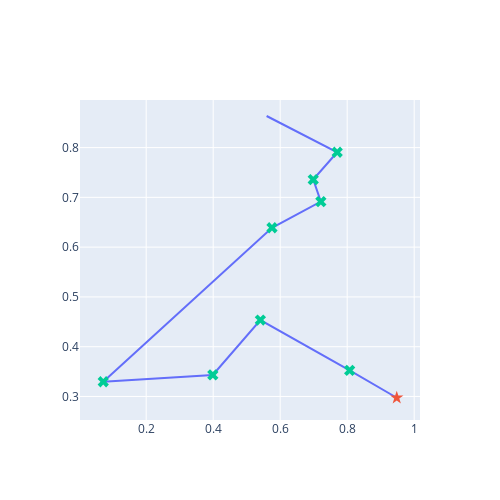

Write notebook code for a chart like this one.
### Code cell
# Test
rg = Generator(PCG64(42069)) # set your own unique seed number
n_cities = 10
cities = simulate_cities(rg, n_cities)
start_time = time.time()  # Record start time
solution, distance = greedy(cities) # new input parameter K
end_time = time.time()  # Record end time
print("best solution:", solution)
print("distance travelled:", distance)
print("Computing time:", end_time - start_time, "seconds")

draw_salesman(solution, cities)

### Figure 1 — Plotly figure (JSON) as saved in the notebook; plotly's stock layout.template omitted (floating-point values rounded to 4 significant figures)
{"data": [{"mode": "lines", "type": "scatter", "x": [0.9479, 0.8073, 0.5409, 0.3989, 0.0718, 0.5755, 0.7213, 0.6986, 0.7702, 0.5594], "y": [0.2974, 0.3523, 0.4535, 0.3432, 0.3295, 0.6389, 0.6914, 0.7357, 0.7906, 0.8635]}, {"marker": {"size": 10, "symbol": "star"}, "mode": "markers", "text": "0", "type": "scatter", "x": [0.9479], "y": [0.2974]}, {"marker": {"size": 10, "symbol": "x"}, "mode": "markers", "text": ["5", "4", "8", "1", "9", "3", "6", "7"], "type": "scatter", "x": [0.8073, 0.5409, 0.3989, 0.0718, 0.5755, 0.7213, 0.6986, 0.7702], "y": [0.3523, 0.4535, 0.3432, 0.3295, 0.6389, 0.6914, 0.7357, 0.7906]}], "layout": {"height": 500, "showlegend": false, "width": 500, "xaxis": {"autorange": true, "range": [0.002401, 1.017], "type": "linear"}, "yaxis": {"autorange": true, "range": [0.2527, 0.8956], "type": "linear"}}}
